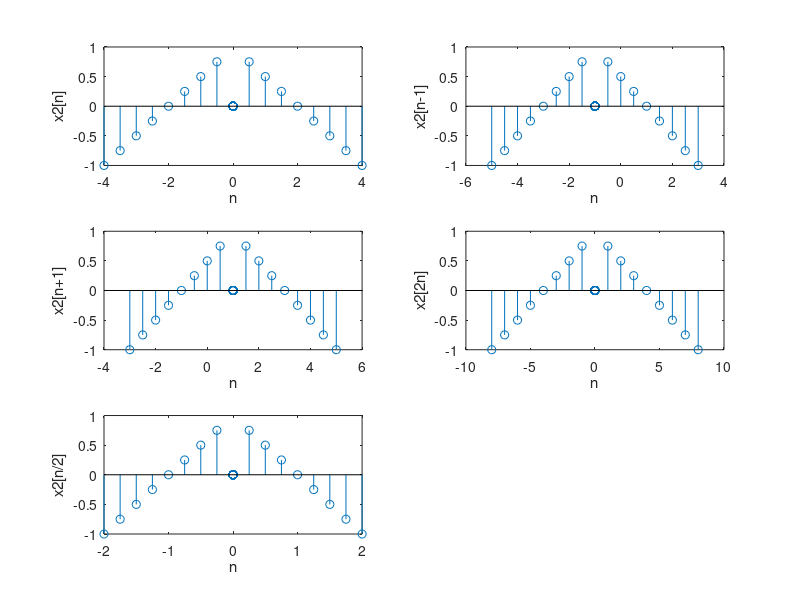

This figure's MATLAB source:
n=[-10:0.5:10];
x=zeros(1,length(n));
for i=1:length(n)
    if(n(i)>0 && n(i)<=4)
        x(i)=-n(i)/2+1;
    elseif(n(i)>=-4 && n(i)<0)
        x(i)=n(i)/2+1;
    else
        n(i)=0;
    end
end
subplot(3,2,1), stem(n,x), xlabel('n'); ylabel('x2[n]');
subplot(3,2,2), stem(n-1,x), xlabel('n'); ylabel('x2[n-1]');
subplot(3,2,3), stem(n+1,x), xlabel('n'); ylabel('x2[n+1]');
subplot(3,2,4), stem(2*n,x), xlabel('n'); ylabel('x2[2n]');
subplot(3,2,5), stem(n/2,x), xlabel('n'); ylabel('x2[n/2]');
